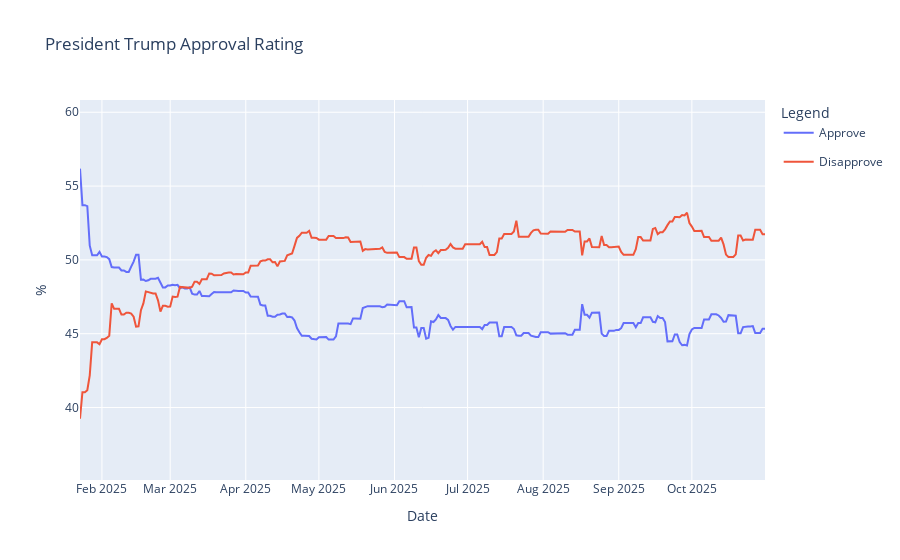

The notebook cell saved with this chart:
### Code cell
line = px.line(approval_avg, x='Date', y=['Approve', 'Disapprove'])
# scatter = px.scatter(polls_df[polls_df['end_date'] >= pd.to_datetime('2025-01-24')], x='end_date', y=['approve', 'disapprove'])
line.update_traces(hovertemplate=None)
line.update_layout(hovermode='x unified')
# scatter.update_traces(hovertemplate=None, hoverinfo='skip')
fig_approve_CI = go.Figure([
    go.Scatter(
        name='Approve CI Upper Bound',
        x = approval_avg['Date'],
        y = approval_avg['Approve'] + 1.96*approval_std['Approve'],
        mode='lines',
        marker=dict(color='#8be8f2'),
        line=dict(width=0),
        showlegend=False,
        hoverinfo='skip'
    ),
    go.Scatter(
        name='Approve CI Lower Bound',
        x = approval_avg['Date'],
        y = approval_avg['Approve'] - 1.96*approval_std['Approve'],
        mode='lines',
        marker=dict(color='#8be8f2'),
        line=dict(width=0),
        showlegend=False,
        hoverinfo='skip'
    ),  
])
fig_disapprove_CI = go.Figure([
    go.Scatter(
        name='Disapprove CI Upper Bound',
        x = approval_avg['Date'],
        y = approval_avg['Disapprove'] + 1.96*approval_std['Disapprove'],
        mode='lines',
        marker=dict(color='#a3cbec'),
        line=dict(width=0),
        showlegend=False,
        hoverinfo='skip'
    ),
    go.Scatter(
        name='Disapprove CI Lower Bound',
        x = approval_avg['Date'],
        y = approval_avg['Disapprove'] - 1.96*approval_std['Disapprove'],
        mode='lines',
        marker=dict(color='#a3cbec'),
        line=dict(width=0),
        showlegend=False,
        hoverinfo='skip'
    ),  
])

fig = go.Figure(data=line.data + fig_approve_CI.data + fig_disapprove_CI.data)
fig.update_layout(
    title='President Trump Approval Rating',
    xaxis_title='Date',
    yaxis_title='%',
    legend_title='Legend',
    hovermode='x unified'
)
fig.show()

### Figure 1 — Plotly figure (JSON) as saved in the notebook; plotly's stock layout.template omitted (floating-point values rounded to 4 significant figures; data arrays with more than 128 entries replaced by an {"elided": "..."} marker saying what was removed)
{"data": [{"legendgroup": "Approve", "line": {"color": "#636efa", "dash": "solid"}, "marker": {"symbol": "circle"}, "mode": "lines", "name": "Approve", "orientation": "v", "showlegend": true, "type": "scatter", "x": {"elided": "282 str values"}, "xaxis": "x", "y": {"elided": "282 float values"}, "yaxis": "y"}, {"legendgroup": "Disapprove", "line": {"color": "#EF553B", "dash": "solid"}, "marker": {"symbol": "circle"}, "mode": "lines", "name": "Disapprove", "orientation": "v", "showlegend": true, "type": "scatter", "x": {"elided": "282 str values"}, "xaxis": "x", "y": {"elided": "282 float values"}, "yaxis": "y"}, {"hoverinfo": "skip", "line": {"width": 0}, "marker": {"color": "#8be8f2"}, "mode": "lines", "name": "Approve CI Upper Bound", "showlegend": false, "type": "scatter", "x": {"elided": "282 str values"}, "y": {"elided": "282 float values"}}, {"hoverinfo": "skip", "line": {"width": 0}, "marker": {"color": "#8be8f2"}, "mode": "lines", "name": "Approve CI Lower Bound", "showlegend": false, "type": "scatter", "x": {"elided": "282 str values"}, "y": {"elided": "282 float values"}}, {"hoverinfo": "skip", "line": {"width": 0}, "marker": {"color": "#a3cbec"}, "mode": "lines", "name": "Disapprove CI Upper Bound", "showlegend": false, "type": "scatter", "x": {"elided": "282 str values"}, "y": {"elided": "282 float values"}}, {"hoverinfo": "skip", "line": {"width": 0}, "marker": {"color": "#a3cbec"}, "mode": "lines", "name": "Disapprove CI Lower Bound", "showlegend": false, "type": "scatter", "x": {"elided": "282 str values"}, "y": {"elided": "282 float values"}}], "layout": {"hovermode": "x unified", "legend": {"title": {"text": "Legend"}}, "title": {"text": "President Trump Approval Rating"}, "xaxis": {"title": {"text": "Date"}}, "yaxis": {"title": {"text": "%"}}}}
